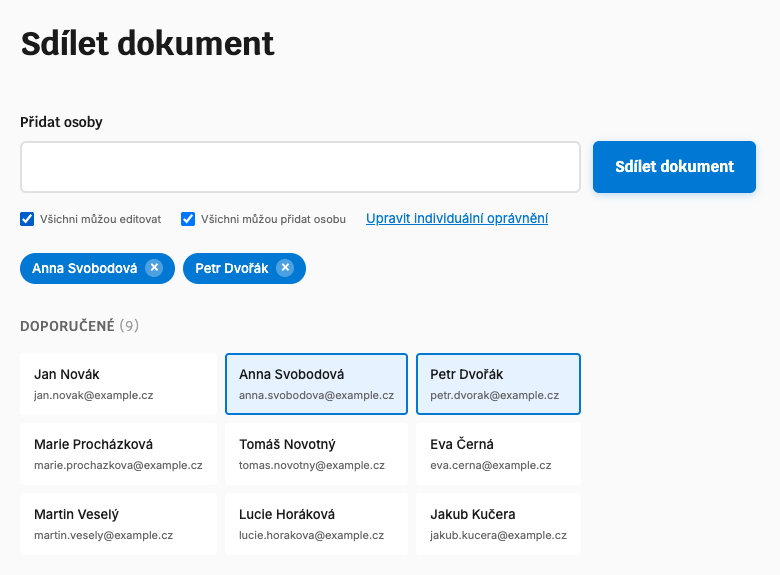
#> input picture prava/demo/step-07-base.png, 780 x 575 px
$ python composite-modal.py
#> lines starting #> are read from the running program, lines starting #| are printed output that depends on the picture
#!/usr/bin/env python3
from PIL import Image, ImageDraw

# Open the base screenshot (without modal) - this is our cropped main page
base = Image.open('step-07-base.png')
#> base is the input picture: PIL image 780x575 RGB; mean R, G, B 235.5, 240.8, 245.1

# Open the full viewport screenshot (with modal)
modal_full = Image.open('step-07-modal-full.png')
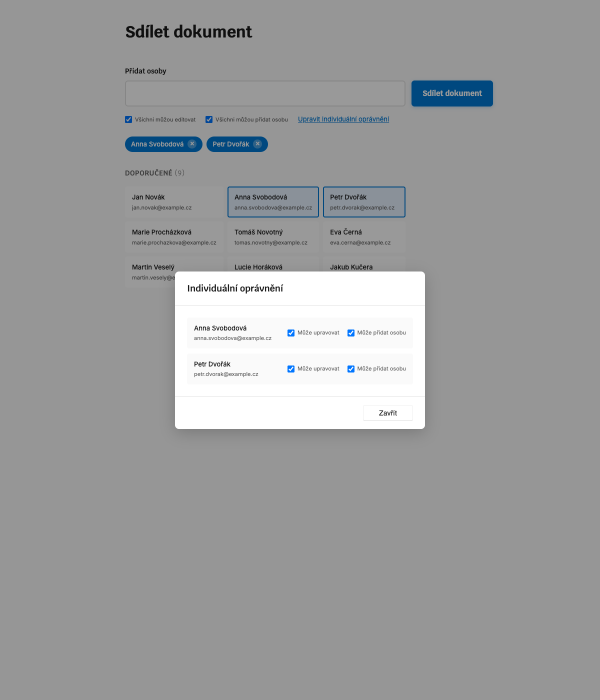
#> input picture prava/demo/step-07-modal-full.png, 1200 x 1400 px (shown at 1/2 size)
#> modal_full is the input picture: PIL image 1200x1400 RGB; mean R, G, B 156.7, 157.6, 158.3

# Get dimensions
base_width, base_height = base.size
#> base_width = 780; base_height = 575
modal_width, modal_height = modal_full.size
#> modal_width = 1200; modal_height = 1400

print(f'Base (cropped page): {base_width}x{base_height}')
#| Base (cropped page): 780x575
print(f'Modal full viewport: {modal_width}x{modal_height}')
#| Modal full viewport: 1200x1400

# Create a new image starting with the base
result = base.copy()

# Add semi-transparent dark overlay to simulate modal background
overlay = Image.new('RGBA', (base_width, base_height), (0, 0, 0, 102))  # ~40% opacity
result_rgba = result.convert('RGBA')
result_rgba = Image.alpha_composite(result_rgba, overlay)
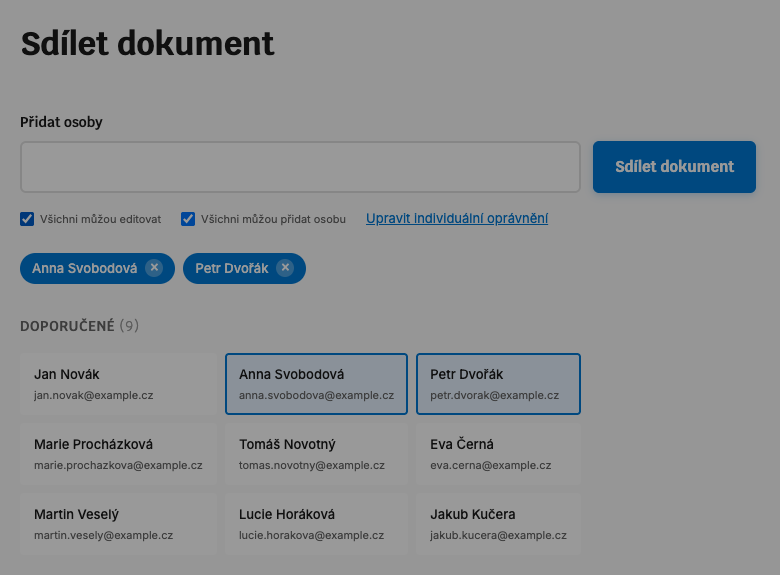
#> result_rgba: PIL image 780x575 RGBA; mean R, G, B, A 141.3, 144.5, 147.1, 255

# Now we need to extract the modal from modal_full and center it on base
# The modal in the full screenshot is centered at (600, 700) roughly
# We need to find where it would be in our cropped base

# For now, let's crop the modal area from modal_full centered at viewport
# Modal is roughly 500x400 px, centered in 1200x1400 viewport
modal_center_x = modal_width // 2
#> modal_center_x = 600
modal_center_y = modal_height // 2
#> modal_center_y = 700

# Estimate modal size (we can adjust these)
modal_w = 520
modal_h = 450

# Crop modal from full viewport
modal_left = modal_center_x - modal_w // 2
#> modal_left = 340
modal_top = modal_center_y - modal_h // 2
#> modal_top = 475
modal_right = modal_left + modal_w
#> modal_right = 860
modal_bottom = modal_top + modal_h
#> modal_bottom = 925

modal_only = modal_full.crop((modal_left, modal_top, modal_right, modal_bottom))
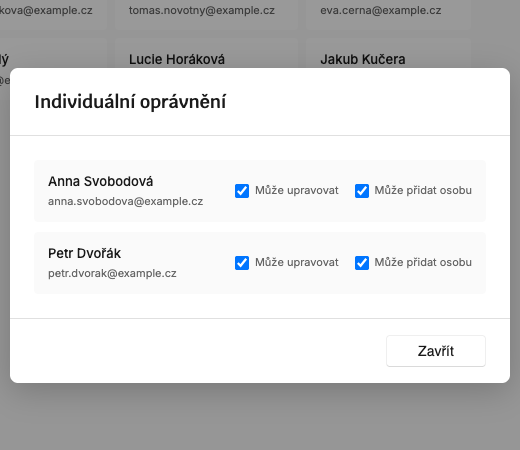
#> modal_only: PIL image 520x450 RGB; mean R, G, B 214.1, 214.4, 214.8

# Now center this modal on our base image
base_center_x = base_width // 2
#> base_center_x = 390
base_center_y = base_height // 2
#> base_center_y = 287

paste_x = base_center_x - modal_w // 2
#> paste_x = 130
paste_y = base_center_y - modal_h // 2
#> paste_y = 62

# Paste modal on top
result_rgba.paste(modal_only, (paste_x, paste_y))
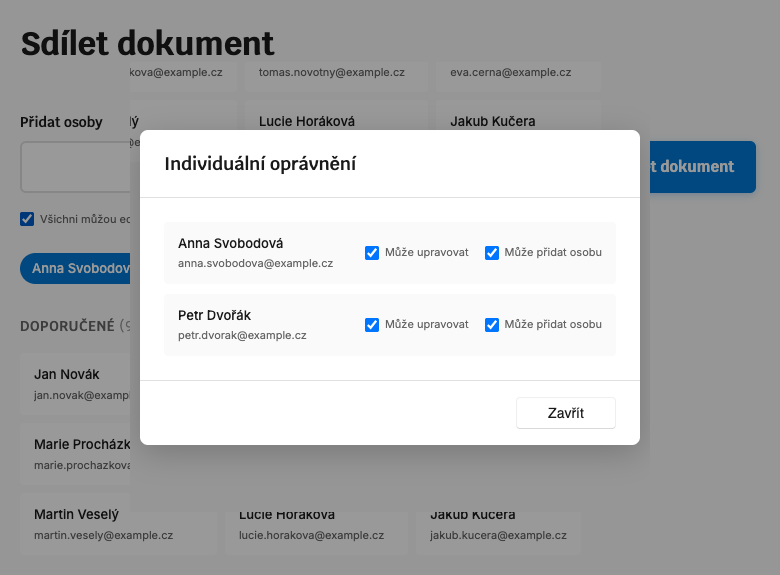
#> result_rgba: PIL image 780x575 RGBA; mean R, G, B, A 179.1, 180.6, 181.8, 255

# Convert back to RGB
result_final = result_rgba.convert('RGB')

# Crop to match other screenshots (780x575 like step 6)
target_width = 780
target_height = 575

# If current result is larger, crop from center
if result_final.size[0] > target_width or result_final.size[1] > target_height:
    left = (result_final.size[0] - target_width) // 2
    top = (result_final.size[1] - target_height) // 2
    right = left + target_width
    bottom = top + target_height
    result_final = result_final.crop((left, top, right, bottom))
    print(f'  Cropped to: {target_width}x{target_height}')

result_final.save('step-07.png')

print(f'✓ Created step-07.png (centered modal composite)')
print(f'  Modal extracted: {modal_w}x{modal_h}')
print(f'  Centered at: ({paste_x}, {paste_y})')
#|   Centered at: (130, 62)
print(f'  Final size: {result_final.size[0]}x{result_final.size[1]}')
#|   Final size: 780x575
